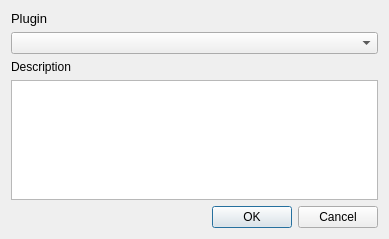
<?xml version="1.0" encoding="UTF-8"?>
<ui version="4.0">
 <class>Dialog</class>
 <widget class="QDialog" name="Dialog">
  <property name="geometry">
   <rect>
    <x>0</x>
    <y>0</y>
    <width>389</width>
    <height>239</height>
   </rect>
  </property>
  <property name="windowTitle">
   <string>Plugin Selector</string>
  </property>
  <property name="styleSheet">
   <string notr="true">font: 10pt &quot;Arial&quot;;</string>
  </property>
  <layout class="QGridLayout" name="gridLayout">
   <item row="1" column="0">
    <widget class="QDialogButtonBox" name="buttonBox">
     <property name="orientation">
      <enum>Qt::Horizontal</enum>
     </property>
     <property name="standardButtons">
      <set>QDialogButtonBox::Cancel|QDialogButtonBox::Ok</set>
     </property>
    </widget>
   </item>
   <item row="0" column="0">
    <layout class="QVBoxLayout" name="verticalLayout">
     <item alignment="Qt::AlignTop">
      <widget class="QLabel" name="label">
       <property name="font">
        <font>
         <family>Arial</family>
         <pointsize>10</pointsize>
         <italic>false</italic>
        </font>
       </property>
       <property name="text">
        <string>Plugin</string>
       </property>
      </widget>
     </item>
     <item>
      <widget class="QComboBox" name="comboBox"/>
     </item>
     <item>
      <spacer name="verticalSpacer">
       <property name="orientation">
        <enum>Qt::Vertical</enum>
       </property>
       <property name="sizeHint" stdset="0">
        <size>
         <width>20</width>
         <height>40</height>
        </size>
       </property>
      </spacer>
     </item>
     <item>
      <spacer name="verticalSpacer_2">
       <property name="orientation">
        <enum>Qt::Vertical</enum>
       </property>
       <property name="sizeHint" stdset="0">
        <size>
         <width>20</width>
         <height>40</height>
        </size>
       </property>
      </spacer>
     </item>
     <item>
      <widget class="QLabel" name="label_2">
       <property name="text">
        <string>Description</string>
       </property>
      </widget>
     </item>
     <item>
      <widget class="QPlainTextEdit" name="plainTextEditDescription">
       <property name="readOnly">
        <bool>true</bool>
       </property>
      </widget>
     </item>
    </layout>
   </item>
  </layout>
 </widget>
 <resources/>
 <connections>
  <connection>
   <sender>buttonBox</sender>
   <signal>accepted()</signal>
   <receiver>Dialog</receiver>
   <slot>accept()</slot>
   <hints>
    <hint type="sourcelabel">
     <x>248</x>
     <y>254</y>
    </hint>
    <hint type="destinationlabel">
     <x>157</x>
     <y>274</y>
    </hint>
   </hints>
  </connection>
  <connection>
   <sender>buttonBox</sender>
   <signal>rejected()</signal>
   <receiver>Dialog</receiver>
   <slot>reject()</slot>
   <hints>
    <hint type="sourcelabel">
     <x>316</x>
     <y>260</y>
    </hint>
    <hint type="destinationlabel">
     <x>286</x>
     <y>274</y>
    </hint>
   </hints>
  </connection>
 </connections>
</ui>
